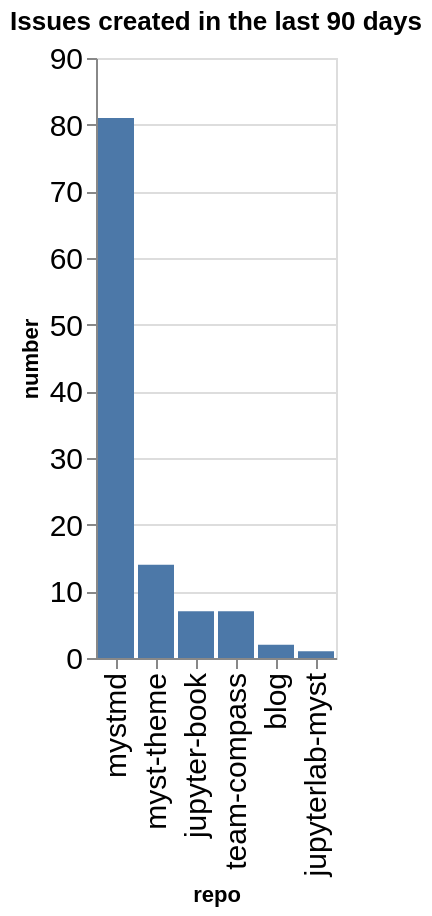

The notebook cell this image was saved under:
### Code cell
created_counts = created.groupby(['org', 'repo']).count()['number'].reset_index()
created_counts['org/repo'] = created_counts.apply(lambda a: a['org'] + '/' + a['repo'], axis=1)
sorted_vals = created_counts.sort_values(['org', 'number'], ascending=False)['repo'].values
alt.Chart(data=created_counts, title=f"Issues created in the last {n_days} days").mark_bar().encode(
    x=alt.X('repo', sort=alt.Sort(sorted_vals.tolist())),
    y='number',
)

### Figure 1 — Vega-Lite specification as saved in the notebook (floating-point values rounded to 4 significant figures)
{"config": {"axisLeft": {"labelFontSize": 15}, "axisBottom": {"labelFontSize": 15}}, "data": {"name": "data-6d8706dff59a2015631d3edb4df86ad0"}, "mark": {"type": "bar"}, "encoding": {"x": {"field": "repo", "sort": ["mystmd", "myst-theme", "jupyter-book", "team-compass", "blog", "jupyterlab-myst"], "type": "nominal"}, "y": {"field": "number", "type": "quantitative"}}, "title": "Issues created in the last 90 days", "$schema": "https://vega.github.io/schema/vega-lite/v5.20.1.json", "datasets": {"data-6d8706dff59a2015631d3edb4df86ad0": [{"org": "jupyter-book", "repo": "blog", "number": 2, "org/repo": "jupyter-book/blog"}, {"org": "jupyter-book", "repo": "jupyter-book", "number": 7, "org/repo": "jupyter-book/jupyter-book"}, {"org": "jupyter-book", "repo": "jupyterlab-myst", "number": 1, "org/repo": "jupyter-book/jupyterlab-myst"}, {"org": "jupyter-book", "repo": "myst-theme", "number": 14, "org/repo": "jupyter-book/myst-theme"}, {"org": "jupyter-book", "repo": "mystmd", "number": 81, "org/repo": "jupyter-book/mystmd"}, {"org": "jupyter-book", "repo": "team-compass", "number": 7, "org/repo": "jupyter-book/team-compass"}]}}
